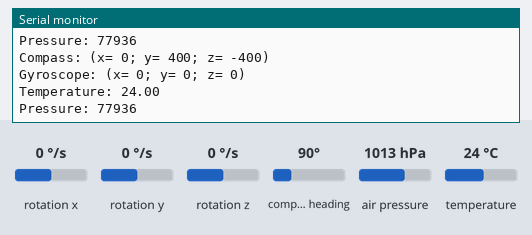
Bench run of a sketch on a simulated Arduino Uno, built with avr-gcc and run on an emulated ATmega328P. Shown: the last lines printed to the serial monitor. Wiring (inferred from the names in the program): HMC5883L compass at I2C address 0x1E; L3G4200D gyroscope at I2C address 0x69; BMP180 pressure sensor at I2C address 0x77. The test bench sets the inputs (shaded band); at power-on: rotation x 0 °/s, rotation y 0 °/s, rotation z 0 °/s, compass heading 90°, air pressure 1013 hPa, temperature 24 °C.

Above: at 1.2 s.
1.3 s: rotation x set to -192 °/s
At 2.6 s:
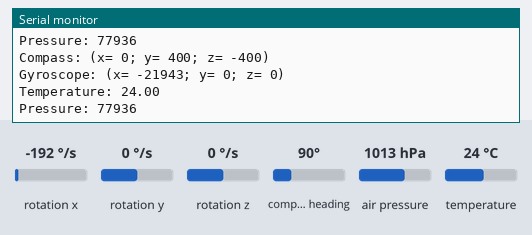
2.8 s: rotation y set to -192 °/s
At 4.1 s:
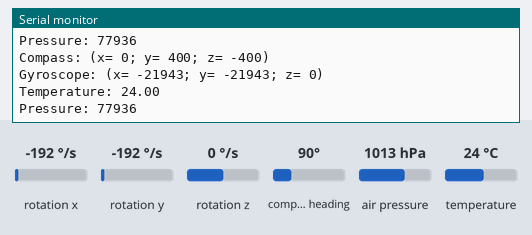
4.3 s: rotation x set to 0 °/s
At 6.1 s:
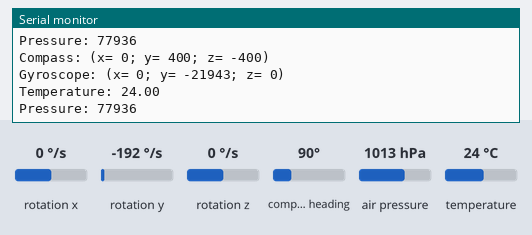
8.5 s: rotation z set to -192 °/s
At 9.9 s:
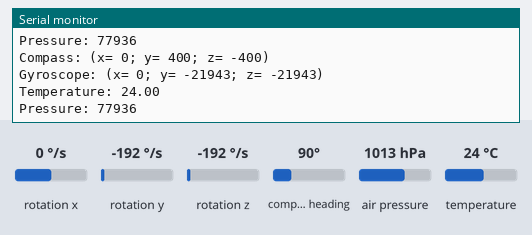

Measured:
- after the input at 1.3 s, the serial monitor: prints a new line after 0.87 s (image 1)
- after the input at 2.8 s, the serial monitor: prints a new line after 0.43 s (image 2)
- after the input at 4.3 s, the serial monitor: prints a new line after 1.1 s (image 3)
- after the input at 8.5 s, the serial monitor: prints a new line after 1.1 s (image 4)

The sketch:

10dofmeter.ino
```cpp
/* read all sensor values */

#include <Wire.h> //I2C Arduino Library

#include "gyro.h"
#include "compass.h"
#include "BMP085.h"

#define gyro  0x69 // L3G4200D
#define acc   0x53 // ADXL345
#define comp  0x1E // HMC5883
#define baro  0x77 // BMP085

// forward declarations
void readAccelerometer(Vector3 *data);

// variables
Vector3 compData;
Vector3 gyroData;
Vector3 accData;

BMP085 calibrationData;

float temp;
unsigned long pressure;

void setup(){
  //Initialize Serial and I2C communications
  Serial.begin(9600);
  Wire.begin();

  initCompass(comp);
  initGyro(gyro);

  // setup ADXL345(accelerometer)
  // TODO

  // setup BMP085
  initBMP085(baro, &calibrationData);
}

void loop(){
  readCompass(comp, &compData);
  readGyro(gyro, &gyroData);
  readAccelerometer(&accData);

  unsigned int rawTemp;
  readTemperature(baro, &rawTemp);
  unsigned long rawPressure;
  readPressure(baro, &rawPressure);

  temp = getTemperature(rawTemp, &calibrationData);
  pressure = getPressure(rawPressure, &calibrationData);

  Serial.print("Compass: ");
  printVector(&compData);

  Serial.print("Gyroscope: ");
  printVector(&gyroData);

  Serial.print("Temperature: ");
  Serial.println(temp);

  Serial.print("Pressure: ");
  Serial.println(pressure);

  delay(1000);
}

void readAccelerometer(Vector3 *data) {
  // TODO
}
```

BMP085.cpp
```cpp
// BMP085.cpp

#include "BMP085.h"

void initBMP085(int device, BMP085 *data) {
  data->ac1 = readRegisterInt(device, 0xAA);
  data->ac2 = readRegisterInt(device, 0xAC);
  data->ac3 = readRegisterInt(device, 0xAE);
  data->ac4 = readRegisterInt(device, 0xB0);
  data->ac5 = readRegisterInt(device, 0xB2);
  data->ac6 = readRegisterInt(device, 0xB4);

  data->b1 = readRegisterInt(device, 0xB6);
  data->b2 = readRegisterInt(device, 0xB6);

  data->mb = readRegisterInt(device, 0xBA);
  data->mc = readRegisterInt(device, 0xBC);
  data->md = readRegisterInt(device, 0xBE);
}

void readTemperature(int device, unsigned int *data) {
  setRegister(device, 0xF4, 0x2E); // request temperature
  delay(5); // wait for the sensor to provide the data
  *data = readRegisterInt(device, 0xF6);
}

void readPressure(int device, unsigned long *data) {
  unsigned char msb, lsb, xlsb;

  setRegister(device, 0xF4, 0x34);
  delay(5);

  msb = readRegister(device, 0xF6);
  lsb = readRegister(device, 0xF7);
  xlsb = readRegister(device, 0xF8);

  *data = (((unsigned long) msb << 16) | ((unsigned long) lsb << 8) | (unsigned long) xlsb);
}

float getTemperature(unsigned int raw, BMP085 *data) {
  long x1, x2;

  x1 = (((long)raw - (long)data->ac6)*(long)data->ac5) >> 15;
  x2 = ((long)data->mc << 11)/(x1 + data->md);
  data->b5 = x1 + x2;

  float temp = ((data->b5 + 8)>>4);
  temp = temp /10;

  return temp;
}

unsigned long getPressure(unsigned long raw, BMP085 *data) {
  long x1, x2, x3, b3, b6, p;
  unsigned long b4, b7;

  b6 = data->b5 - 4000;
  // Calculate B3
  x1 = (data->b2 * (b6 * b6)>>12)>>11;
  x2 = (data->ac2 * b6)>>11;
  x3 = x1 + x2;
  b3 = (((((long)data->ac1)*4 + x3)) + 2)>>2;

  // Calculate B4
  x1 = (data->ac3 * b6)>>13;
  x2 = (data->b1 * ((b6 * b6)>>12))>>16;
  x3 = ((x1 + x2) + 2)>>2;
  b4 = (data->ac4 * (unsigned long)(x3 + 32768))>>15;

  b7 = ((unsigned long)(raw - b3) * 50000);
  if (b7 < 0x80000000) {
    p = (b7<<1)/b4;
  } else {
    p = (b7/b4)<<1;
  }

  x1 = (p>>8) * (p>>8);
  x1 = (x1 * 3038)>>16;
  x2 = (-7357 * p)>>16;
  p += (x1 + x2 + 3791)>>4;

  return p;
}
```

BMP085.h
```cpp
// BMP085.h

#ifndef BMP085_H
#define BMP085_H

#include "register.h"

struct BMP085 {
  int ac1;
  int ac2;
  int ac3;
  unsigned int ac4;
  unsigned int ac5;
  unsigned int ac6;
  int b1;
  int b2;
  int mb;
  int mc;
  int md;

  long b5;
};
typedef struct BMP085 BMP085;

void initBMP085(int device, BMP085 *data);
void readTemperature(int device, unsigned int *data);
void readPressure(int device, unsigned long *data);

float getTemperature(unsigned int raw, BMP085 *data);
unsigned long getPressure(unsigned long raw, BMP085 *data);

#endif
```

Vector3.cpp
```cpp
// Vector3.cpp

#include "Vector3.h"

void printVector(Vector3 *data) {
  Serial.print("(x= ");
  Serial.print(data->x);
  Serial.print("; y= ");
  Serial.print(data->y);
  Serial.print("; z= ");
  Serial.print(data->z);
  Serial.println(")");
}
```

Vector3.h
```cpp
// Vector3.h

#ifndef VECTOR3_H
#define VECTOR3_H

#include <Arduino.h>

struct Vector3 {
  int x;
  int y;
  int z;
};
typedef struct Vector3 Vector3;

void printVector(Vector3 *data);

#endif
```

compass.cpp
```cpp
// compass.cpp

#include "compass.h"

void initCompass(int device) {
  // setup HMC5883(compass) operating mode
  setRegister(device, 0x02, 0x00);
}

void readCompass(int device, Vector3 *data) {
  Wire.beginTransmission(device);
  Wire.write(0x03); //select register 3, X MSB register
  Wire.endTransmission();

  Wire.requestFrom(device, 6);
  data->x = Wire.read() << 8; //X msb
  data->x |= Wire.read(); //X lsb
  data->z = Wire.read() << 8; //Z msb
  data->z |= Wire.read(); //Z lsb
  data->y = Wire.read() << 8; //Y msb
  data->y |= Wire.read(); //Y lsb
}
```

compass.h
```cpp
// compass.h

#ifndef COMPASS_H
#define COMPASS_H

#include "Vector3.h"
#include "register.h"

void initCompass(int device);
void readCompass(int device, Vector3 *data);

#endif
```

gyro.cpp
```cpp
// gyro.cpp

#include "gyro.h"
#include "register.h"

void initGyro(int device) {
  // setup L3G4200D(gyro)
  setRegister(device, 0x20, 0b00001111); // CTRL_REG1
  setRegister(device, 0x21, 0b00000000); // CTRL_REG2
  setRegister(device, 0x22, 0b00001000); // CTRL_REG3
  setRegister(device, 0x23, 0b00000000); // CTRL_REG4
  setRegister(device, 0x24, 0b00010000); // CTRL_REG5
}

void readGyro(int device, Vector3 *data) {
  data->x = (readRegister(device, 0x29) << 8);
  data->x |= readRegister(device, 0x28);

  data->y = (readRegister(device, 0x2B) << 8);
  data->y |= readRegister(device, 0x2A);

  data->z = (readRegister(device, 0x2D) << 8);
  data->z |= readRegister(device, 0x2C);
}
```

gyro.h
```cpp
// gyro.h

#ifndef GYRO_H
#define GYRO_H

#include "Vector3.h"

void initGyro(int device);
void readGyro(int device, Vector3 *data);

#endif
```

register.cpp
```cpp
// register.cpp

#include "register.h"

void setRegister(int device, byte reg, byte val) {
  Wire.beginTransmission(device);
  Wire.write(reg);
  Wire.write(val);
  Wire.endTransmission();
}

byte readRegister(int device, byte reg) {
  Wire.beginTransmission(device);
  Wire.write(reg);
  Wire.endTransmission();

  Wire.requestFrom(device, 1);
  byte val = Wire.read();
  return val;
}

int readRegisterInt(int device, byte reg) {
  unsigned char msb, lsb;

  Wire.beginTransmission(device);
  Wire.write(reg);
  Wire.endTransmission();

  Wire.requestFrom(device, 2);
  msb = Wire.read();
  lsb = Wire.read();

  return (int) msb<<8 | lsb;
}
```

register.h
```cpp
// register.h

#ifndef REGISTER_H
#define REGISTER_H

#include <Arduino.h>
#include <Wire.h>

void setRegister(int device, byte reg, byte val);
byte readRegister(int device, byte reg);
int readRegisterInt(int device, byte reg);

#endif REGISTER_H
```
